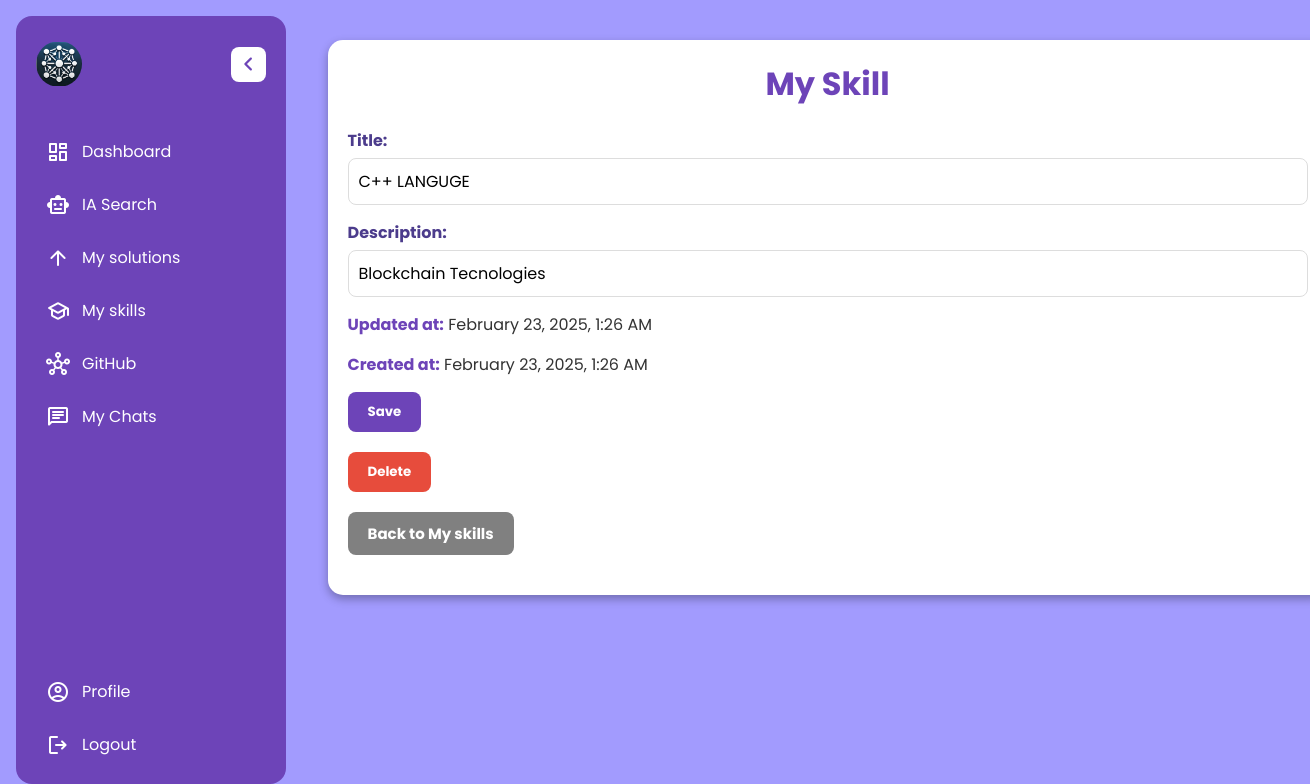
/views/skill.php?id=22 (signed in), run on the app's committed database.
### tables this page shows
CREATE TABLE `skills` (
  `id` int(11) NOT NULL,
  `user_id` int(11) NOT NULL,
  `title` varchar(255) NOT NULL,
  `description` varchar(1000) NOT NULL,
  `likes` int(11) NOT NULL DEFAULT 0,
  `dislikes` int(11) NOT NULL DEFAULT 0,
  `updated_at` timestamp NOT NULL DEFAULT current_timestamp() ON UPDATE current_timestamp(),
  `created_at` timestamp NOT NULL DEFAULT current_timestamp()
);

### config/Db.php (called while the page is built, shortened)
<?php
class Db{
    private $servername= "localhost";
    private $username= "root";
    private $password= "";
    private $dbname= "solutionhub_db";
    public function __construct() {
        $this->conn = $this->connect();
    }
    public function connect() {
        $this->conn = null;
        try {
            $this->conn = new PDO("mysql:host=$this->servername;dbname=$this->dbname", $this->username, $this->password);
            $this->conn->setAttribute(PDO::ATTR_ERRMODE, PDO::ERRMODE_EXCEPTION);
        } catch(PDOException $e) {
            echo 'Connection Error: ' . $e->getMessage();
        }
        return $this->conn;
    }
}

### models/Skill.php (called while the page is built, shortened)
<?php
require_once "../config/Db.php";
class Skill{
    private $conn;
    private $table = 'skills';
    public function __construct($db){
        $this->conn = $db->conn;
    }
    public function getSkillById($id){
        $sql = "SELECT * FROM " . $this->table . " WHERE id = ?";
        $stmt = $this->conn->prepare($sql);
        $stmt->execute([$id]);
        return $stmt->fetch(PDO::FETCH_ASSOC);
    }
}

### views/skill.php (the view, shortened to what this page needs)
<?php
    require_once "../includes/parts/header.php";
?>
<link rel="stylesheet" href="../assets/css/skill.css">
</head>
<body>
<?php
    require_once "../config/Db.php";
    require_once "../includes/parts/layout.php";
    require_once "../models/Skill.php";
    $skill_id = $_GET['id'];
    $db = new Db();
    $skillObj = new Skill($db);
    $skill = $skillObj->getSkillById($skill_id);
?>
<div class="single_container">
    <div class="row">
        <div class="col-12">
            <h1>My Skill</h1>
            <form action="../controllers/skillController.php" method="post">
                <div>
                    <label for="title">Title:</label>
                    <input type="text" name="title" value="<?= $skill['title']; ?>">
                </div>
                <div>
                    <label for="description">Description:</label>
                    <input type="textarea" name="description" value="<?= $skill['description']; ?>">
                </div>
                <div>
                    <p><span id="azul">Updated at:</span> <?= date("F j, Y, g:i A", strtotime($skill['updated_at'])) ?></p>
                </div>
                <div>
                    <p><span id="azul">Created at:</span> <?= date("F j, Y, g:i A", strtotime($skill['created_at'])) ?></p>
                </div>
            <button type="submit" name="update">Save</button>
            </form>
            <form action="../controllers/skillController.php" method="post">
                <button type="submit" name="delete">Delete</button>
            </form>
            <a id="back" name="back" href="myskills.php">Back to My skills</a>
        </div>
    </div>
</div>
</body>
</html>

### assets/css/layout.css (style rules this page uses)
* { margin: 0; padding: 0; box-sizing: border-box; font-family: "Poppins", sans-serif; }
body { min-height: 100vh; background: #a29bfe; }

### assets/css/skill.css (style rules this page uses)
.single_container { width: 100%; position: absolute; top: 5%; left: 25%; max-width: 1000px; padding: 20px; background: #ffffff; color: #333; border-radius: 15px; box-shadow: 0 4px 10px rgba(0, 0, 0, 0.3); }
.single_container h1 { text-align: center; font-size: 32px; margin-bottom: 20px; color: #6d44b8; }
.single_container form div { margin-bottom: 15px; }
.single_container form label { display: block; margin-bottom: 5px; font-weight: bold; color: #4c3c8c; }
.single_container form input[type="text"], .single_container form input[type="textarea"] , #description, #title { width: 100%; padding: 10px; border: 1px solid #ddd; border-radius: 8px; font-size: 16px; }
.single_container button, .single_container .btn-primary, .single_container #back { display: inline-block; padding: 10px 20px; margin-bottom: 20px; background: #6d44b8; color: #fff; text-decoration: none; font-weight: bold; border-radius: 8px; transition: background 0.3s, transform 0.2s ease-in-out; text-align: center; border: none; cursor: pointer; }
#azul { font-weight: bold; color: #6d44b8; }
.single_container button[name="delete"] { background: #e74c3c; }
.single_container #back { background-color: grey !important; font-size: 15px; }
.single_container div a { display: block; padding: 12px 15px; margin-bottom: 10px; background: #f5f5f5; color: #4c3c8c; border-radius: 8px; font-size: 18px; font-weight: 500; text-decoration: none; border: 1px solid #ddd; transition: all 0.3s; }

### data on the page
skills: title "C++ LANGUGE", description "Blockchain Tecnologies", updated_at "February 23, 2025, 1:26 AM", created_at "February 23, 2025, 1:26 AM"
